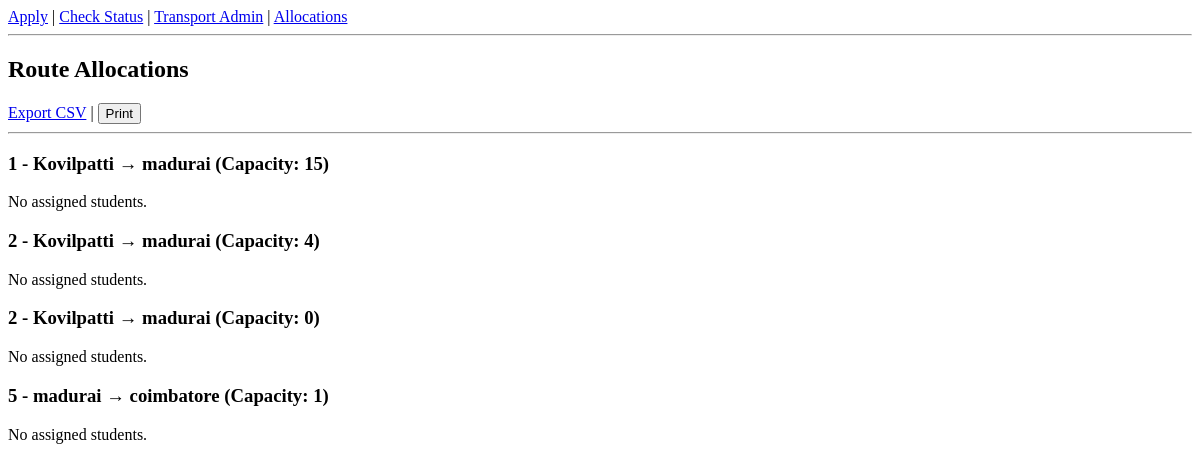
Before: /transport/admin/allocations/ (signed in) with the older database file.
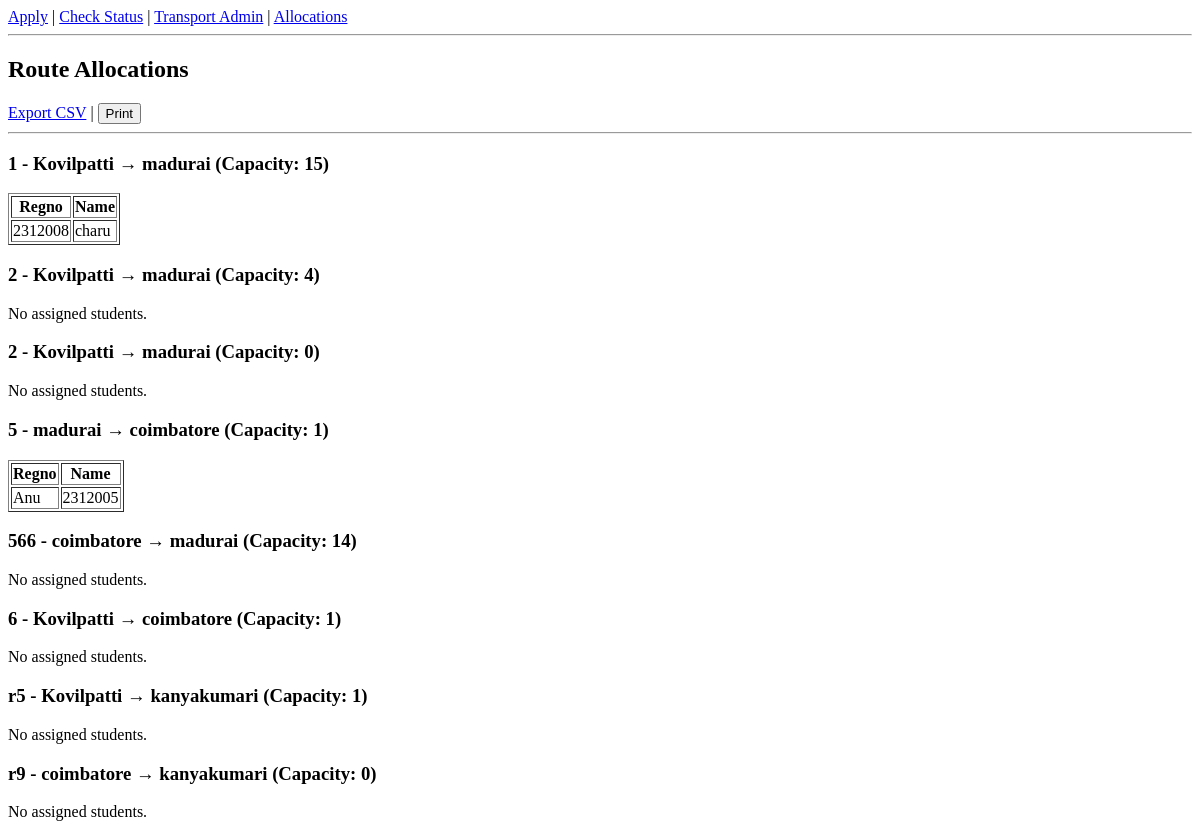
After: the same page with the newer database file.
### transport/models.py (models this page shows, shortened)
class Route(models.Model):
    route_no = models.CharField(max_length=20)
    start_point = models.CharField(max_length=100)
    end_point = models.CharField(max_length=100)
    capacity = models.PositiveIntegerField(default=0)

class BusPass(models.Model):
    STATUS_APPLIED = 'Applied'
    STATUS_ASSIGNED = 'Assigned'
    STATUS_REJECTED = 'Rejected'
    STATUS_CHOICES = [
        (STATUS_APPLIED, 'Applied'),
        (STATUS_ASSIGNED, 'Assigned'),
        (STATUS_REJECTED, 'Rejected'),
    ]
    student = models.ForeignKey(Student, on_delete=models.CASCADE)
    route = models.ForeignKey(Route, on_delete=models.CASCADE)
    status = models.CharField(
        max_length=20, choices=STATUS_CHOICES, default=STATUS_APPLIED
    )
    applied_at = models.DateTimeField(auto_now_add=True, null=True, blank=True)
    class Meta:
        unique_together = ('student', 'route')

class Student(models.Model):
    regno = models.CharField(max_length=20, unique=True)
    name = models.CharField(max_length=100)

### transport/views.py (the view)
# urls.py: path("admin/allocations/", views.route_allocations, name="allocations"),
@staff_member_required
def route_allocations(request):
    routes = Route.objects.all()
    allocations = []
    for r in routes:
        assigned = BusPass.objects.filter(route=r, status=BusPass.STATUS_ASSIGNED).select_related('student')
        allocations.append((r, assigned))
    return render(request, 'transport/allocations.html', {'allocations': allocations})

### transport/templates/transport/allocations.html
{% extends "transport/base.html" %}
{% block content %}
  <h2>Route Allocations</h2>
  <a href="{% url 'transport:export_csv' %}">Export CSV</a> |
  <button onclick="window.print()">Print</button>
  <hr>
  {% for route, assigned in allocations %}
    <h3>{{ route.route_no }} - {{ route.start_point }} → {{ route.end_point }} (Capacity: {{ route.capacity }})</h3>
    {% if assigned %}
      <table border="1">
        <tr><th>Regno</th><th>Name</th></tr>
        {% for bp in assigned %}
          <tr><td>{{ bp.student.regno }}</td><td>{{ bp.student.name }}</td></tr>
        {% endfor %}
      </table>
    {% else %}
      <p>No assigned students.</p>
    {% endif %}
  {% endfor %}
{% endblock %}

### transport/templates/transport/base.html (shortened to what this page needs)
<!doctype html>
<html>
<head>
</head>
<body>
  <nav>
    <a href="{% url 'transport:apply' %}">Apply</a> |
    <a href="{% url 'transport:status' %}">Check Status</a> |
    <a href="{% url 'transport:admin_applications' %}">Transport Admin</a> |
    <a href="{% url 'transport:allocations' %}">Allocations</a>
  </nav>
  <hr>
  {% block content %}{% endblock %}
</body>
</html>

Changed rows visible on the page:
computed for Route (number 1 of 8 on the later page): text "No assigned students." → "Regno Name"
added BusPass: student.regno "2312008", student.name "charu", shown under Route (number 1 of 8 on the later page)
computed for Route (number 4 of 8 on the later page): text "No assigned students." → "Regno Name"
added BusPass: student.regno "Anu", student.name "2312005", shown under Route (number 4 of 8 on the later page)
added Route: route_no "566", start_point "coimbatore", end_point "madurai", capacity "14", shows "No assigned students."
added Route: route_no "6", start_point "Kovilpatti", end_point "coimbatore", capacity "1", shows "No assigned students."
added Route: route_no "r5", start_point "Kovilpatti", end_point "kanyakumari", capacity "1", shows "No assigned students."
added Route: route_no "r9", start_point "coimbatore", end_point "kanyakumari", capacity "0", shows "No assigned students."
